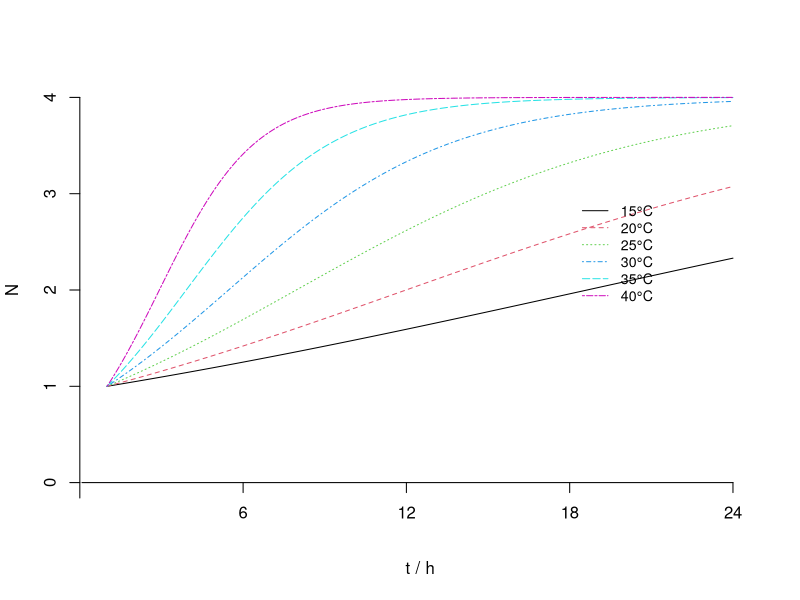

This chart was generated by the following R code:
library(rmutil)

# dN/dt = r * N * (1 - ( N / K) ) * exp(TA/Tref - TA/T)
# *********************************************************************
# PARAMETRI
# *********************************************************************

Tref<- 293.15 # Referentna temp 
TA<- 8000 # Arrhenius temp 
N0<- 1  # Inicialna konc. 
r<- 0.1 # Brzina rasta (log CFU/mL/h)  
K<- 4 # Carrying capacity (log CFU/mL)  

# *********************************************************************
# IZRAČUN
# *********************************************************************
#pdf(file="Vibrio_N_solutions.pdf", pointsize = 15)

T=288.15 # dnevna temperatura
dNdt<-function(N, t) (r * N * (1 - ( N / K) ) * exp(TA/Tref - TA/T))
N <- runge.kutta(dNdt, N0, seq(1,24,by=1/128))
xl<-length(N)

plot(seq(1,24,by=1/128), N, type="l", ylim = c(0,4), 
     axes=F, xlab="t / h", ylab="N", lty=1, col=1)
axis(1, at=c(-10,6,12,18,24), pos=0, outer=T)
axis(2, at=c(-10,0, 1,2,3,4), pos=0, outer=T)

br=2
for(temp in c(293.15, 298.15, 303.15, 308.15, 313.15)){
     T<-temp
     dNdt<-function(N, t) (r * N * (1 - ( N / K) ) * exp(TA/Tref - TA/T))
     N <- runge.kutta(dNdt, N0, seq(1,24,by=1/128))
     xl<-length(N)
     lines(seq(1,24,by=1/128), N, type="l", lty=br, col=br)
     br=br+1
}

legend(18,3, legend=c("15°C","20°C","25°C","30°C","35°C","40°C"),
       lty=1:6, bty="n", col=1:6, cex=0.85)
#dev.off()
